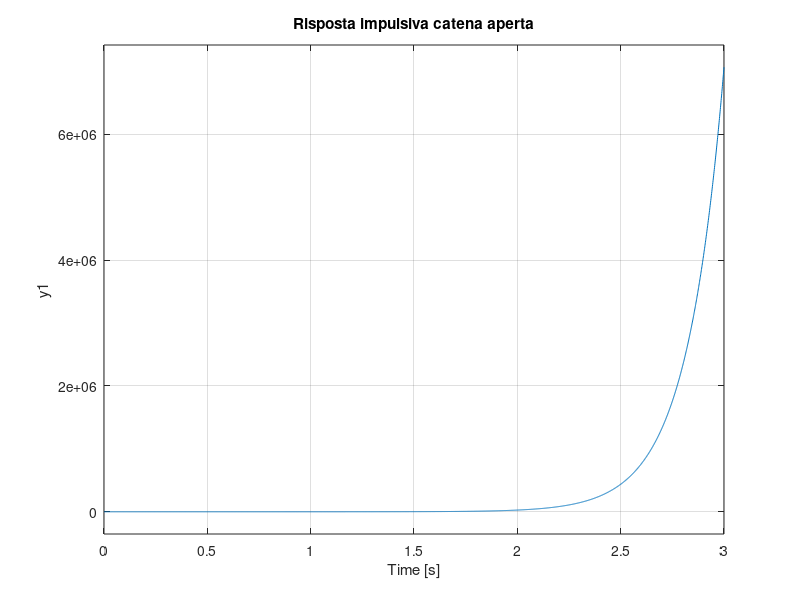
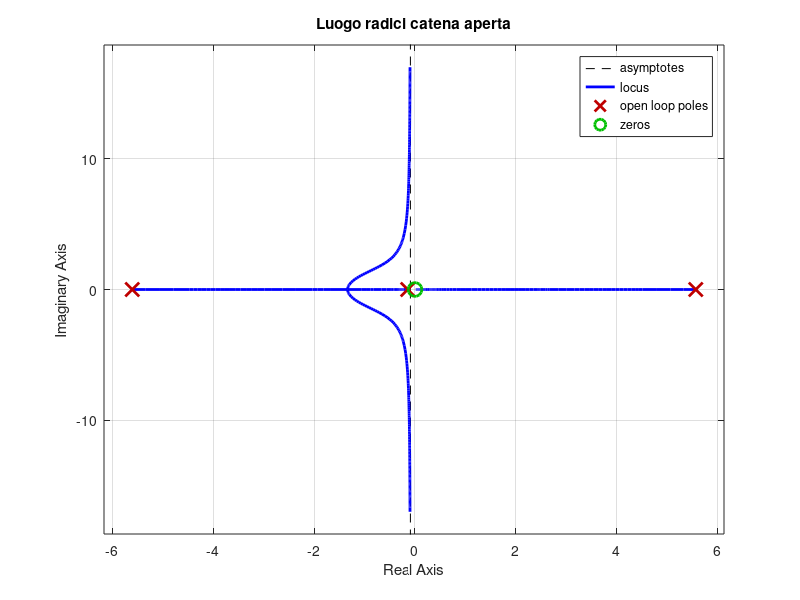

MATLAB code for these plots, in order: (Note: this script raises an error after producing the figures.)
%% modello in SS
%grandezze fisiche
M=0.5; %massa carrello
m=0.2;  %massa pendolo
b=0.1;  %attrito carrello-pavimento
l=0.3;  %lunghezza pendolo
i=0.006; %inerzia pendolo
g=9.8;

%modello come fdt
q=(M+m)*(i+m*l^2)-(m*l)^2;
num=[m*l/q 0];
den=[1 b*(i+m*l^2)/q -(M+m)*m*g*l/q -b*m*g*l/q];
pend=tf(num,den);

t=[0:0.001:3];
impulse(pend,t)
title('Risposta impulsiva catena aperta')
grid on

%% LUOGO RADICI
%plot luogo radici open loop
figure
rlocus(pend)
title('Luogo radici catena aperta')
sigrid(0.92)
axis([-6 6 -6 6])

%rete correttrice per luogo radici
contr_PID=tf(1,[1 0]);
figure
rlocus(contr_PID*pend);
sigrid(0.92)
axis([-10 10 -10 10])
title('Luogo radici compensazione 1')

%aggiunta di poli e zeri
z1=3; z2=4; 
p1=0; %polo che compensa zero in origine
p2=60; %polo lontano

% rete correttrice migliorata
numc=conv([1 z2],[1 z1]);
denc=conv([1 p2],[1 p1]);
contr_rlc=tf(numc,denc);
figure
rlocus(contr_rlc*pend)
title('Luogo radici compensazione 2')

%prelevo gain per la rete correttrice
[k_freq,poles]=rlocfind(contr_rlc*pend); %scelgie graficamente gain e poli corrispondenti
sys_cl_rlc=feedback(pend,contr_rlc*k_freq);


%% PID
Ki=1;
Kp=100;
Kd=20;
contr_PID=tf([Kd Kp Ki],[1 0]);
sys_cl_PID=feedback(pend,contr_PID);

%% Studio in freq
%riceve da tastiera i valore del controllore
% nc=input('inserire il numeratore del controllore: ');
% dc=input('inserire il denominatore del controllore: ');
% k_freq=input('inserire il guadagno del controllore: ');

nc=[20 140 200];
dc=[0.001 1 0];
k_freq=20;

%BODE 
figure
contr_freq=k_freq*tf(nc,dc);
sys_cl_freq=pend*contr_freq;
bode(sys_cl_freq);
grid on

%NYQUIST
figure
nyquist(sys_cl_freq)
grid on

%risp impulsiva
sys_cl_freq=feedback(pend,contr_freq);

%% Confronto tra le risposte impulsive

figure
impulse(sys_cl_rlc,t) %con root locus
hold on
impulse(sys_cl_PID,t) %con PID
impulse(sys_cl_freq,t) %con sintesi in freq
title('Risposta impulsiva');
legend('retro PID','retro root locus','retro freq')
grid on
xlabel('time')
ylabel('\theta (rad)')